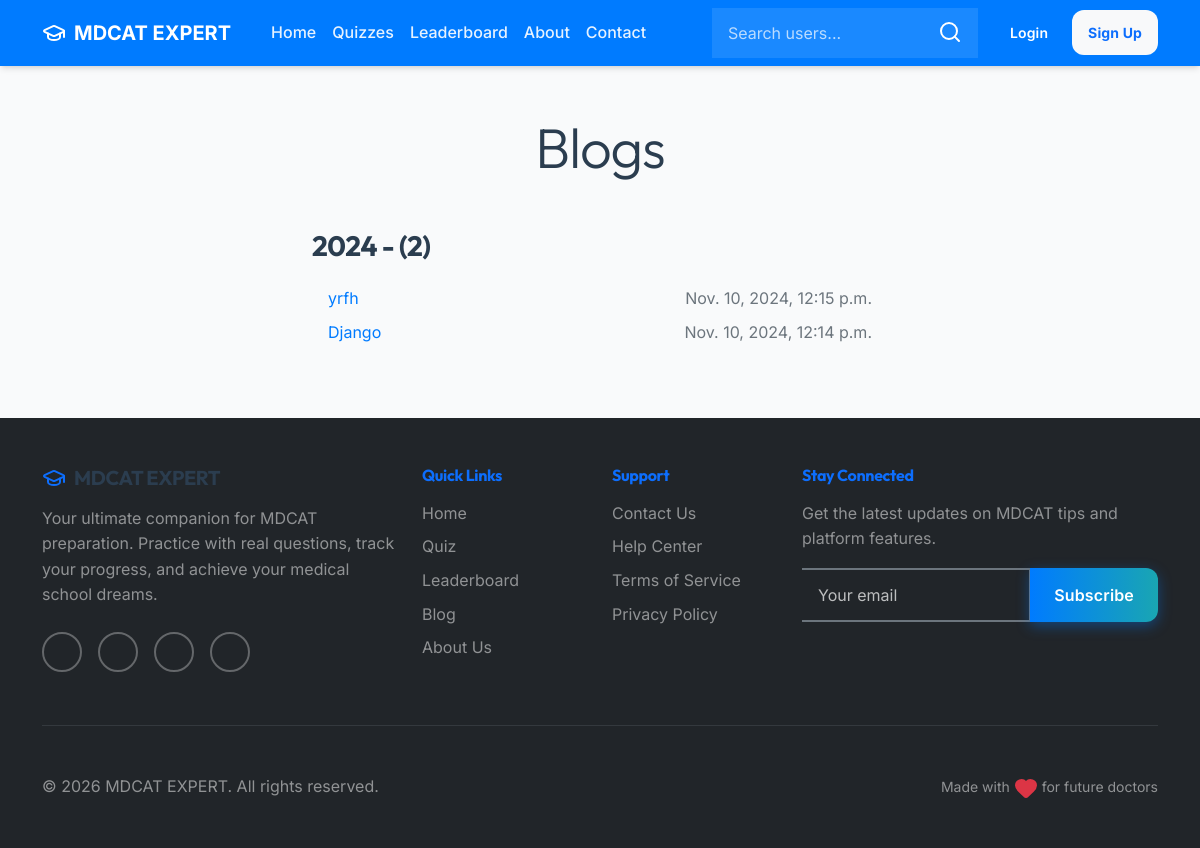
The app's page /blogs, older data.
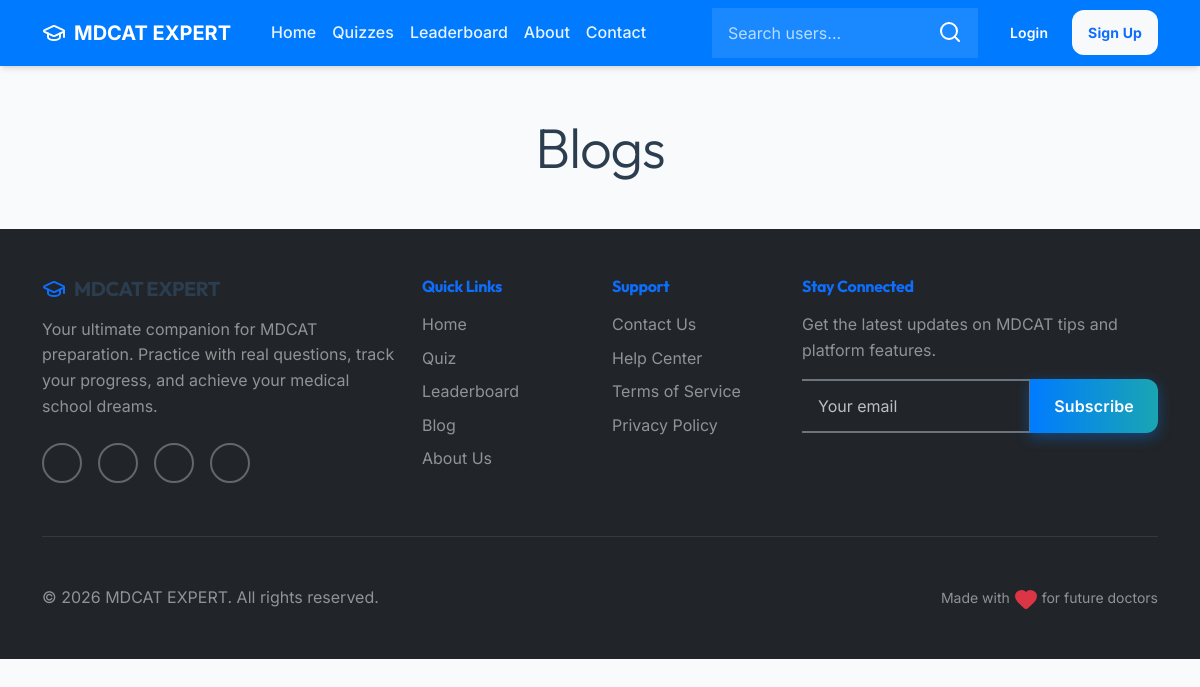
The same page, newer data.
### base/models.py (models this page shows, shortened)
class Blog(models.Model):
    title=models.CharField(max_length=255)
    content=CKEditor5Field('Content', config_name='extends')
    author= models.ForeignKey('auth.User',on_delete=models.CASCADE)
    STATUS=(
        ('public','Public'),
        ('private','Private'),
    )
    status=models.CharField(max_length=7,choices=STATUS)
    created_at=models.DateTimeField(auto_now_add=True)

### base/views.py (the view)
# urls.py: path('blogs',views.blogs_view,name='blogs'),
def blogs_view(request):
    context = {}
    year_blog_count = Blog.objects.annotate(
        year=ExtractYear('created_at')
    ).values('year').annotate(
        count=Count('id')
    ).order_by('-year').filter(status='public')
    blogs = Blog.objects.filter(status='public').order_by('-created_at')
    if request.user.is_authenticated:
        try:
            user_profile = Profile.objects.get(user=request.user)
            context = {
                "user_profile": user_profile,
                "year_blog_count": year_blog_count,
                "blogs": blogs
            }
        except Profile.DoesNotExist:
            context = {
                "year_blog_count": year_blog_count,
                "blogs": blogs
            }
    else:
        context = {
            "year_blog_count": year_blog_count,
            "blogs": blogs
        }
    return render(request, "blogs.html", context)

### templates/blogs.html (shortened to what this page needs)
{% extends 'index.html' %}
{% block content %}
    <h1 class="display-4 text-center my-5">Blogs</h1>
    <main>
        <div class="container col-md-6 col-sm-12">
            {% for year_count in year_blog_count %}
            <h3>{{year_count.year}} - ({{year_count.count}})</h3>
            <ul class="list mb-4 p-3">
               {% for blog in blogs %}
               {% if blog.created_at|date:"Y" == year_count.year|stringformat:"s" %}
                <li class="d-flex justify-content-between mb-2">
                    <a href="{% url 'blog' blog.id %}">{{blog.title}}</a>
                    <span class="text-secondary">{{blog.created_at}}</span>
                </li>
                {% endif %}
                {% endfor %}
            </ul>
            {% endfor %}
        </div>
    </main>
{% endblock content %}

Row changes from the older to the newer data that the page shows:
removed Blog: title "yrfh", created_at "Nov. 10, 2024, 12:15 p.m."
removed Blog: title "Django", created_at "Nov. 10, 2024, 12:14 p.m."
Text that changed along with them:
list line gone: "2024 - ( 2 )"
